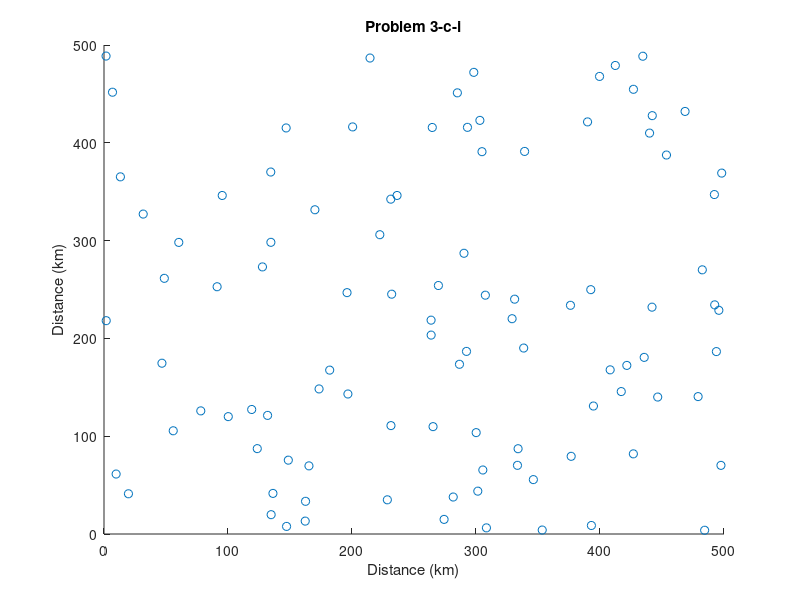

Source code (MATLAB):
close all
clear all
clc

for i=1:100
    x(i)=500*rand;
    y(i)=500*rand;
end

figure
scatter(x,y);
xlim([0 500]);
ylim([0 500]);
title('Problem 3-c-i')
xlabel('Distance (km)')
ylabel('Distance (km)')
